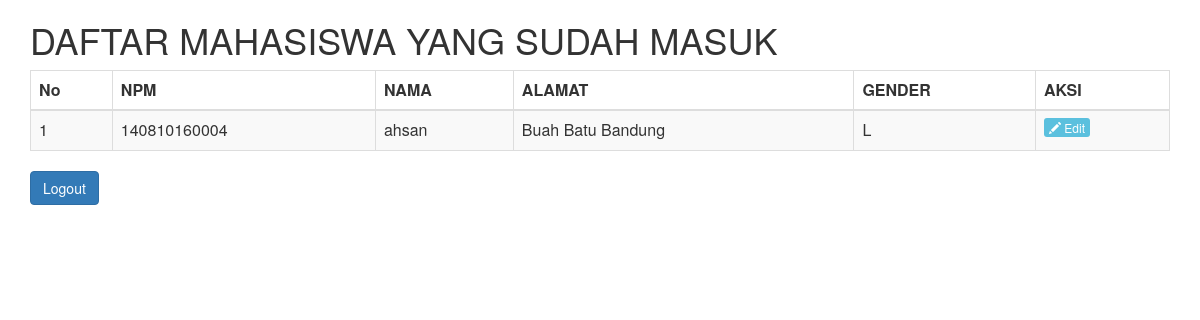
Page /source/latihan2/tampil_data.php (signed in) on the committed database.
### tables this page shows
CREATE TABLE `identitas` (
  `npm` varchar(12) NOT NULL DEFAULT '',
  `nama` varchar(50) DEFAULT NULL,
  `alamat` varchar(100) DEFAULT NULL,
  `jk` char(1) DEFAULT NULL,
  `tgl_lhr` date DEFAULT NULL,
  `email` varchar(50) DEFAULT NULL
);

### source/latihan2/tampil_data.php (the view, shortened to what this page needs)
<?php
if($_SESSION["level"]=="")
 {
  header("Location: logout.php");
 }
else
{
 $npm  = $_SESSION["npm"];
 $level=$_SESSION["level"];
?>
<html>
<head>
	<link rel="stylesheet" type="text/css" href="css/bootstrap.min.css">
</head>
<body>
 <div class="container">
<?php
  include "koneksi.php";
 if($level=="1")
 {
     $sql = "SELECT npm, nama, alamat,jk FROM identitas where npm ='$npm'";
 }
  elseif($level=="2")
  {
      $sql = "SELECT npm, nama, alamat,jk FROM identitas";
  }
 $result = $conn->query($sql);
?>
    <h1>DAFTAR MAHASISWA YANG SUDAH MASUK</h1>
    <table class="table table-bordered table-striped">
		<thead>
			<tr>
				<th>No</th>
				<th>NPM</th>
				<th>NAMA</th>
                <th>ALAMAT</th>
                <th>GENDER</th>
                <th>AKSI</th>
			</tr>
		</thead>
		<tbody>
<?php
 if ($result->num_rows > 0) {
    $no=0;
    while($row = $result->fetch_assoc()) {
    	$no++;
        ?>
            <tr>
				<td><?php echo $no;?></td>
				<td><?php echo $row["npm"];?></td>
				<td><?php echo $row["nama"];?></td>
                <td><?php echo $row["alamat"];?></td>
                <td><?php echo $row["jk"];?></td>
                <td><a href="<?php echo "edit.php?id=".$row["npm"];?>" class="btn-xs btn-info" role="button"><span class="glyphicon glyphicon-pencil"></span> Edit</a>
			</tr>
    <?php
    }
} else {
    echo "0 results";
}
?>
    </tbody>
    </table>
     <form action="logout.php" method="post">
     <input type="submit" class="btn btn-primary" value="Logout" name="logout">
    </form>
    </div>
</body>
</html>
<?php
}
?>

### rows in the picture
identitas: npm "140810160004", nama "ahsan", alamat "Buah Batu Bandung", jk "L"
